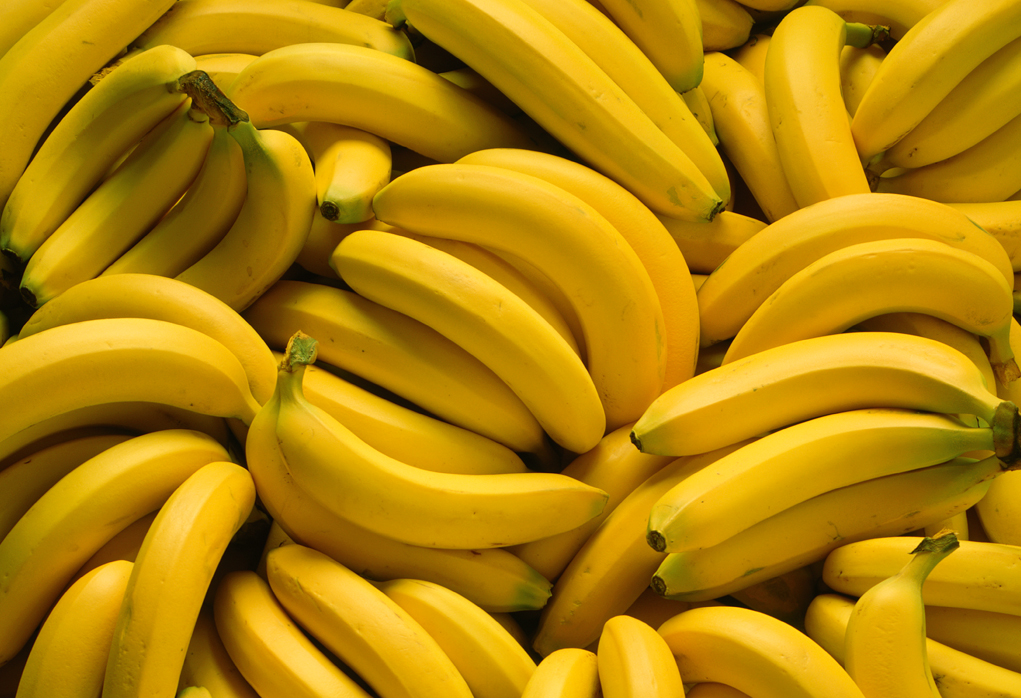
#> input picture Chapter 7/banana.png, 1021 x 698 px
$ python histogram_with_mask.py --image banana.png
#> lines starting #> are read from the running program, lines starting #| are printed output that depends on the picture; after the words box and inside, x2 and y2 are one past the last pixel; in counts of white or black regions, pixels touching at a corner belong together
from matplotlib import pyplot as plt
import numpy as np
import argparse
import cv2

#Define plot_histogram
#Computes histogram of each channel
def plot_histogram(image, title, mask = None):
    chans = cv2.split(image)
    colors = ("b", "g", "r")
    plt.figure()
    plt.title(title)
    plt.xlabel("Bins")
    plt.ylabel("# of Pixels")

    for (chan, color) in zip(chans, colors):
        hist = cv2.calcHist([chan], [0], mask, [256], [0, 256])
        plt.plot(hist, color = color)
        plt.xlim([0, 256])

ap = argparse.ArgumentParser()
ap.add_argument("-i", "--image", required = True, help = "Path to the image")
args = vars(ap.parse_args())

image = cv2.imread(args["image"])
#> image is the input picture: shape (698, 1021, 3); mean B, G, R 9.2, 132.6, 179
cv2.imshow("Original", image)
cv2.waitKey(0)

#Plots histogram
plot_histogram(image, "Histogram for Original Image")
#> the loop in plot_histogram, `for (chan, color) in zip(chans, colors):` made 3 passes
#> color on passes 1 to 3: 'b', 'g', 'r'

#Array of zeros with same dimensions as image
mask = np.zeros(image.shape[:2], dtype = "uint8")
#Make rectangle for mask
cv2.rectangle(mask, (15, 15), (130, 100), 255, -1)
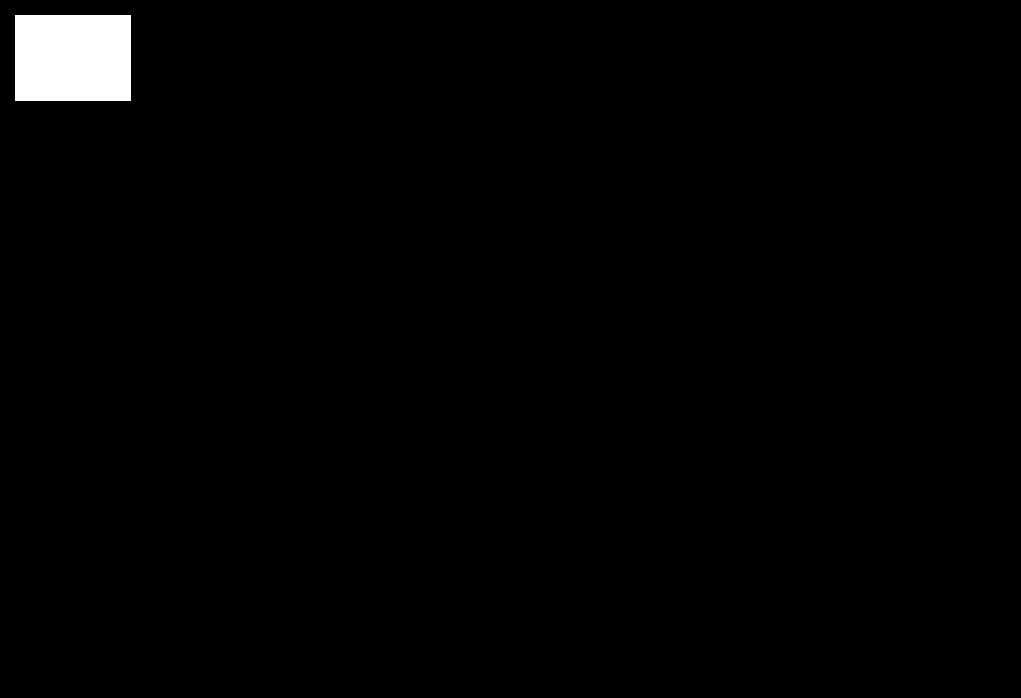
#> mask: shape (698, 1021); 1.4% white; 1 white region, box (x1, y1, x2, y2) and area: (15, 15, 131, 101) 9976
cv2.imshow("Mask", mask)
cv2.waitKey(0)

#Apply mask with bitwise AND
masked = cv2.bitwise_and(image, image, mask=mask)
cv2.imshow("Applying the Mask", masked)
cv2.waitKey(0)

plot_histogram(image, "Histogram for Masked Image", mask = mask)
#> the loop in plot_histogram (call 2), `for (chan, color) in zip(chans, colors):` made 3 passes
plt.show()
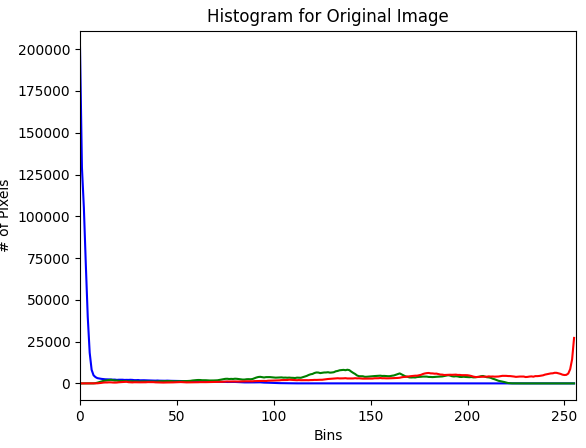
#> figure drawn by matplotlib, 1 panel; curve peaks at x = 0, y = 201092; curve peaks at x = 138, y = 8176; curve peaks at x = 255, y = 27214
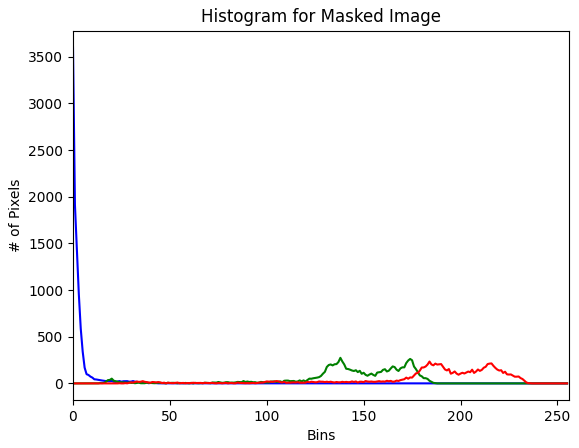
#> figure drawn by matplotlib, 1 panel; curve peaks at x = 0, y = 3600; curve peaks at x = 138, y = 274; curve peaks at x = 184, y = 234
